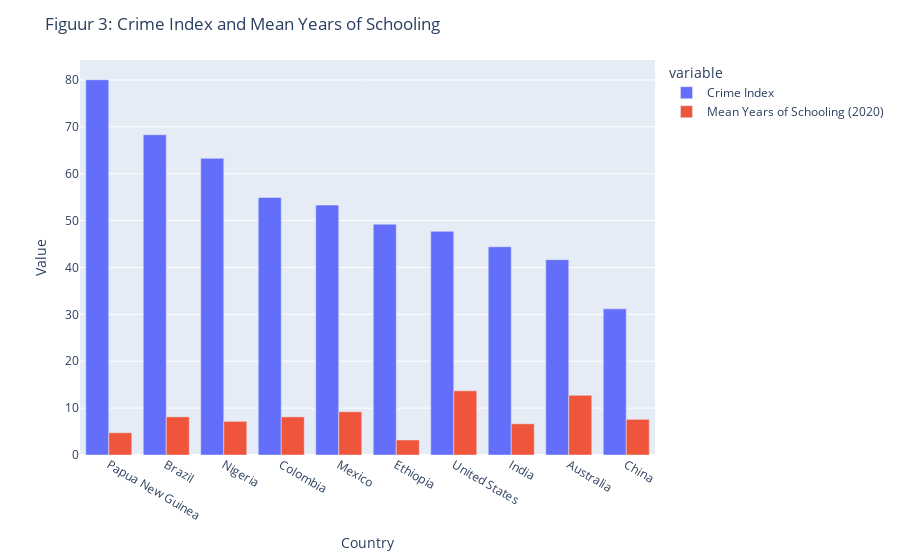

The cell this chart's notebook holds for it:
### Markdown cell above
**3.1.1 De rol van onderwijs in de criminaliteit**

Uit vele onderzoeken is gebleken dat onderwijs een belangrijke rol speelt bij het bestrijden van criminaliteit.  Zo ook uit een onderzoek verricht door de Universiteit Maastricht in samenwerking met de Universiteit van Amsterdam (Groot & Van Den Brink, 2010). Onderwijs heeft een belangrijke invloed op het levenspatroon van (jonge) mensen. Uit het onderzoek is gebleken dat de kans op criminaliteit lager is bij landen die goed investeren in onderwijs. Ook is gebleken dat goed onderwijs ervoor zorgt dat naar mate het aantal jaar dat (jonge) mensen naar school gaan toeneemt, het aantal criminele handelingen zoals fraude, overvallen, vandalisme en bedreigingen afneemt. Daarnaast blijkt hoe hoger mensen opgeleid zijn hoe meer bewust ze zijn van effecten van criminaliteit. Figuur 3 bevat twee variabelen namelijk het gemiddeld aantal onderwijsjaren in een land en de crime index van het land.

### Code cell
import pandas as pd
import plotly.express as px

# Read the CSV file
data = pd.read_csv('crime_index_by_country_HDI(Education).csv')

# Create bar plots using Plotly Express
fig = px.bar(data, x='Country', y=['Crime Index', 'Mean Years of Schooling (2020)'], barmode='group')

# Customize the plot
fig.update_layout(
    xaxis_title='Country',
    yaxis_title='Value',
    title='Figuur 3: Crime Index and Mean Years of Schooling',
)

# Show the plot
fig.show()

### Figure 1 — Plotly figure (JSON) as saved in the notebook; plotly's stock layout.template omitted (floating-point values rounded to 4 significant figures)
{"data": [{"alignmentgroup": "True", "hovertemplate": "variable=Crime Index<br>Country=%{x}<br>value=%{y}<extra></extra>", "legendgroup": "Crime Index", "marker": {"color": "#636efa", "pattern": {"shape": ""}}, "name": "Crime Index", "offsetgroup": "Crime Index", "orientation": "v", "showlegend": true, "textposition": "auto", "type": "bar", "x": ["Papua New Guinea", "Brazil", "Nigeria", "Colombia", "Mexico", "Ethiopia", "United States", "India", "Australia", "China"], "xaxis": "x", "y": [80.04, 68.31, 63.27, 54.94, 53.31, 49.23, 47.7, 44.42, 41.67, 31.18], "yaxis": "y"}, {"alignmentgroup": "True", "hovertemplate": "variable=Mean Years of Schooling (2020)<br>Country=%{x}<br>value=%{y}<extra></extra>", "legendgroup": "Mean Years of Schooling (2020)", "marker": {"color": "#EF553B", "pattern": {"shape": ""}}, "name": "Mean Years of Schooling (2020)", "offsetgroup": "Mean Years of Schooling (2020)", "orientation": "v", "showlegend": true, "textposition": "auto", "type": "bar", "x": ["Papua New Guinea", "Brazil", "Nigeria", "Colombia", "Mexico", "Ethiopia", "United States", "India", "Australia", "China"], "xaxis": "x", "y": [4.74, 8.129, 7.181, 8.129, 9.221, 3.202, 13.68, 6.655, 12.73, 7.6], "yaxis": "y"}], "layout": {"barmode": "group", "legend": {"title": {"text": "variable"}, "tracegroupgap": 0}, "margin": {"t": 60}, "title": {"text": "Figuur 3: Crime Index and Mean Years of Schooling"}, "xaxis": {"anchor": "y", "domain": [0, 1], "title": {"text": "Country"}}, "yaxis": {"anchor": "x", "domain": [0, 1], "title": {"text": "Value"}}}}
